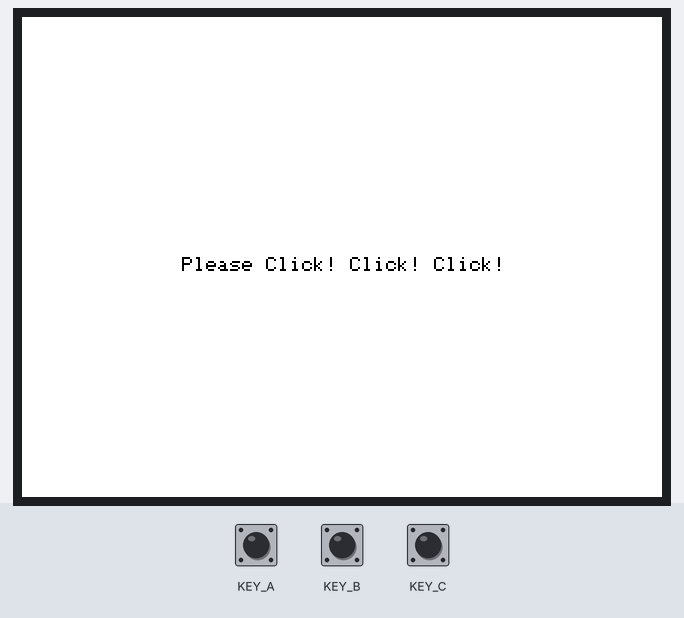
Recording of a sketch running on a simulated Seeed Wio Terminal. Shown: 320×240 colour display. Inputs (shaded band) come from the test bench; at power-on: KEY_A HIGH, KEY_B HIGH, KEY_C HIGH. Random numbers use the default seed unless the sketch sets one.

Above: at 1.4 s.
1.5 s: KEY_A pulled LOW for 0.25 s
3.9 s: KEY_B pulled LOW for 3.2 s
At 5.25 s:
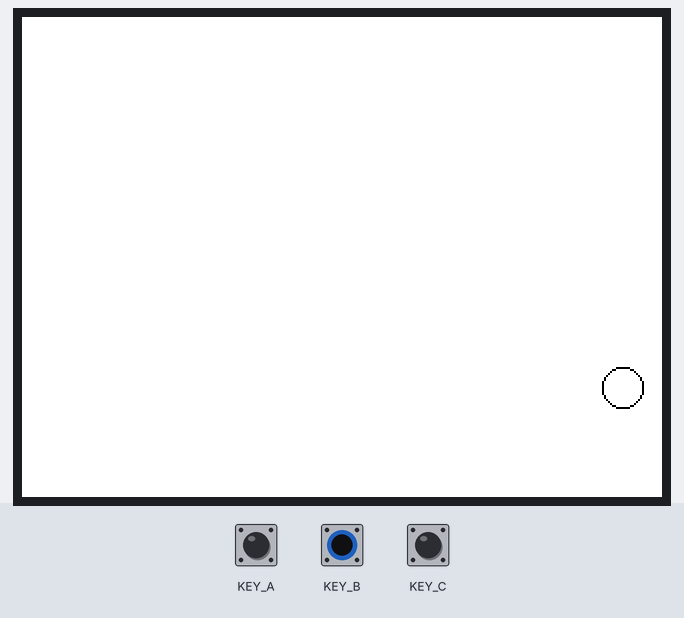
8.6 s: KEY_C pulled LOW for 0.25 s
At 11.5 s:
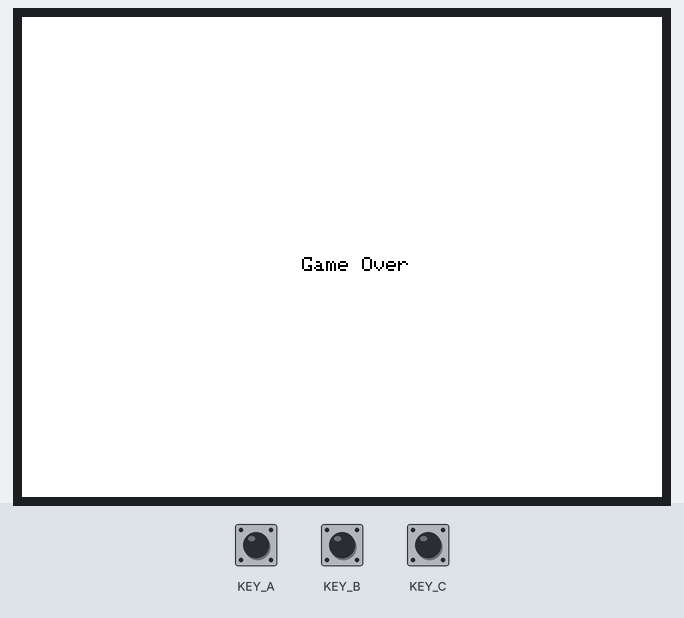
11.8 s: KEY_A pulled LOW for 1 s
14.3 s: KEY_B pulled LOW for 0.25 s
16.3 s: KEY_C pulled LOW for 1 s
At 18.58 s:
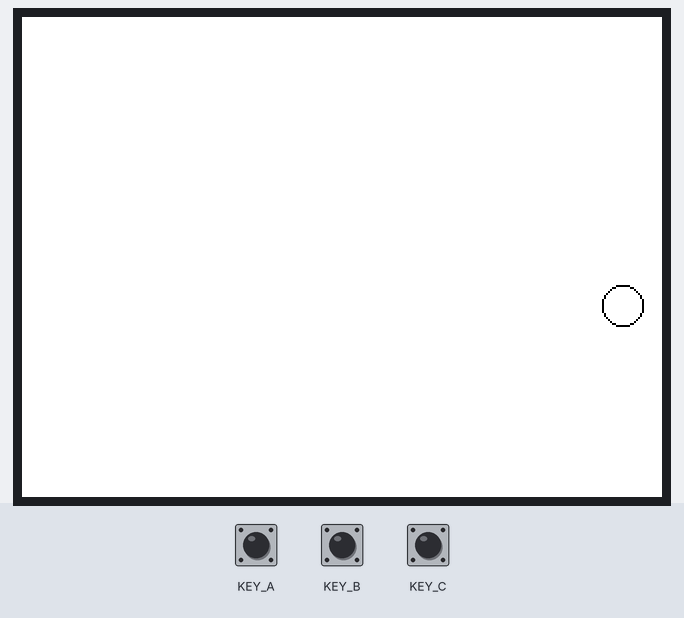
Timing chart, 0 to 19.8 s (numbered marks = the images above; inputs shaded):
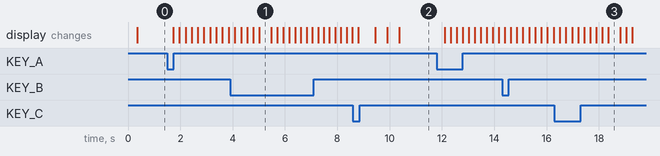

The sketch:

wio-terminal-flappy-bird.ino
```cpp
#include"TFT_eSPI.h"
TFT_eSPI tft;
TFT_eSprite spr = TFT_eSprite(&tft);

float time = 0;
const float delta_t = 0.3;

float y = 0;
const float x = 300;
float pre_y = 0;
float velocity = 0;
float velocity_a = 0;
float force = 0;
int score = 0;

float k_air = 0.1;
float gravity = 9.8;
int flytime = 0;
float ext_force = 0;

float attack_y = 0;
float attack_x = 0;
float attack_width = 80;
float attack_height = 50;
float attack_speed = 5;
float attack_none = 100;

boolean gamestart = false;
const int OPENING = 0;
const int GAME = 1;
const int ENDING = 2;

int gamemode = OPENING;

const int width = 320;
const int height = 240;

void setup() {
    tft.begin();
    tft.setRotation(3);
    tft.fillScreen(TFT_WHITE); // fills entire the screen with colour red
    spr.createSprite(TFT_HEIGHT,TFT_WIDTH);

    pinMode(WIO_KEY_A, INPUT_PULLUP);
    pinMode(WIO_KEY_B, INPUT_PULLUP);
    pinMode(WIO_KEY_C, INPUT_PULLUP);
}


void reset(){
  y = height/2;
  flytime = 0;
  ext_force = 0;
  velocity = 0;
  velocity_a = 0;
  force = 0;
  attack_x = -200;
  attack_y = random(attack_none, height - attack_none);
  score = 0;
}


void opening(){
  spr.fillSprite(TFT_WHITE);
  spr.setTextColor(TFT_BLACK,TFT_WHITE);
  spr.drawString("Please Click! Click! Click!", width/2 - 80, height/2);
}

void ending(){
  spr.fillSprite(TFT_WHITE);
  spr.setTextColor(TFT_BLACK,TFT_WHITE);
  spr.drawString("Game Over", width/2 - 20, height/2);
}


void game(){
//  background(255);

  time += delta_t;

  // move nekoman (by verlet method)
  force = gravity - k_air*velocity + ext_force;
  velocity_a = velocity + 0.5*force*delta_t;
  y +=  velocity_a * delta_t;
  force = gravity - k_air*velocity_a + ext_force;
  velocity = velocity_a + 0.5*force*delta_t;

  // move target
  attack_x += attack_speed;
  if(attack_x > width){
    score++;
    attack_x = 0;
    attack_y = random(attack_none, height - attack_none);
  }

  // draw objects
  spr.fillSprite(TFT_WHITE);
  spr.drawCircle(x, y, 10, TFT_BLACK);

  spr.drawRect(attack_x - attack_width/2, -1, attack_width, attack_y - attack_height, TFT_BLACK);
  spr.drawRect(attack_x - attack_width/2, attack_y + attack_height, attack_width, height, TFT_BLACK);

  // ext force
  if(flytime > 0){
    flytime--;
    ext_force = -(float)(flytime) * 30;
  }else{
    ext_force = 0;
  }

  // detect
  if(y < 0){
    gamemode = ENDING;
  }

  if(y > height){
    gamemode = ENDING;
  }

  if(x > attack_x - attack_width/2 && x < attack_x + attack_width/2){
    if(y > attack_y + attack_height || y < attack_y - attack_height){
      gamemode = ENDING;
    }
  }
}

void check_switch(){
  // put your main code here, to run repeatedly:
  if (digitalRead(WIO_KEY_A) == LOW || digitalRead(WIO_KEY_B) == LOW || digitalRead(WIO_KEY_C) == LOW) {
    if(gamemode == GAME){
      flytime = 2;
    }

    if(gamemode == OPENING){
      gamemode = GAME;
      reset();
    }

    if(gamemode == ENDING){
      gamemode = GAME;
      reset();
    }
  }
}

void loop() {
  check_switch();

  switch (gamemode){
    case OPENING:
      opening();
      break;
    case GAME:
      game();
      break;
    case ENDING:
      ending();
      break;
    default:
      break;
  }

  spr.pushSprite(0, 0);
}
```

Measured:
- what the display in image 1 shows lasts 0.5 s, from 5.0 s to 5.5 s
